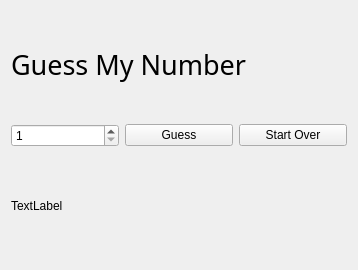
<?xml version="1.0" encoding="UTF-8"?>
<ui version="4.0">
 <class>Widget</class>
 <widget class="QWidget" name="Widget">
  <property name="geometry">
   <rect>
    <x>0</x>
    <y>0</y>
    <width>358</width>
    <height>270</height>
   </rect>
  </property>
  <property name="windowTitle">
   <string>Guess My Numebr</string>
  </property>
  <layout class="QVBoxLayout" name="verticalLayout">
   <item>
    <widget class="QLabel" name="label">
     <property name="font">
      <font>
       <family>Roboto Slab</family>
       <pointsize>20</pointsize>
      </font>
     </property>
     <property name="toolTip">
      <string>ff</string>
     </property>
     <property name="text">
      <string>Guess My Number</string>
     </property>
    </widget>
   </item>
   <item>
    <layout class="QHBoxLayout" name="horizontalLayout">
     <item>
      <widget class="QSpinBox" name="numberSpinBox">
       <property name="minimum">
        <number>1</number>
       </property>
       <property name="maximum">
        <number>10</number>
       </property>
      </widget>
     </item>
     <item>
      <widget class="QPushButton" name="guessButton">
       <property name="text">
        <string>Guess</string>
       </property>
      </widget>
     </item>
     <item>
      <widget class="QPushButton" name="startOverButton">
       <property name="text">
        <string>Start Over</string>
       </property>
      </widget>
     </item>
    </layout>
   </item>
   <item>
    <widget class="QLabel" name="messageLabel">
     <property name="text">
      <string>TextLabel</string>
     </property>
    </widget>
   </item>
  </layout>
 </widget>
 <resources/>
 <connections/>
</ui>
